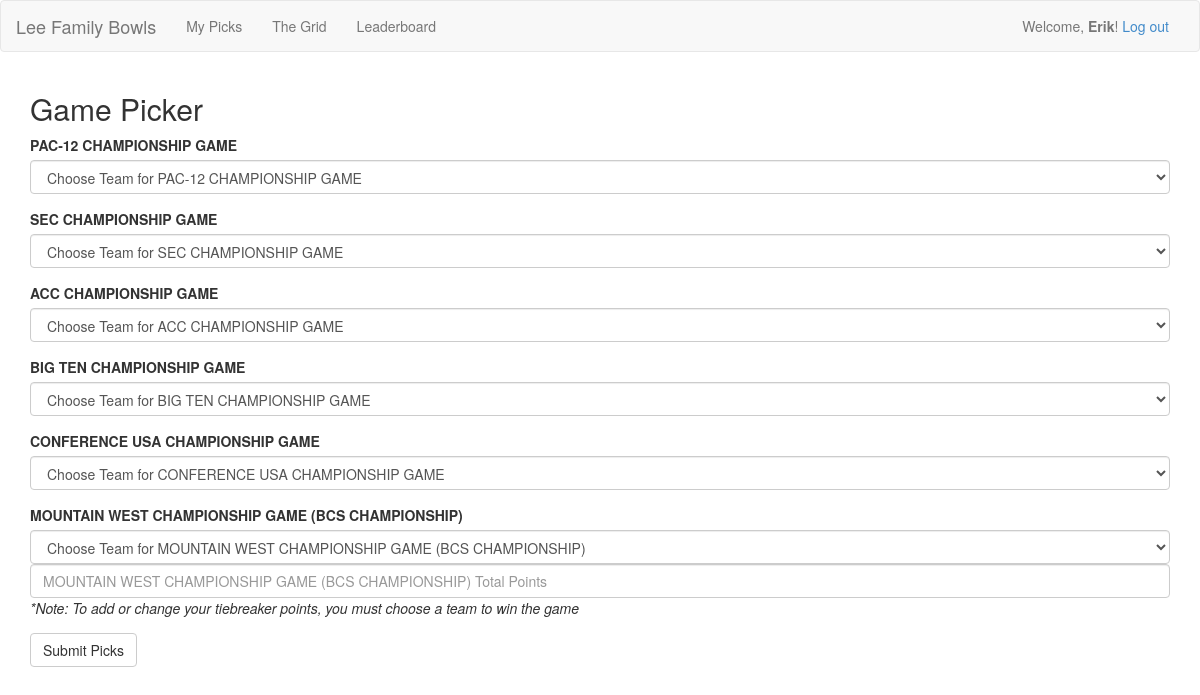
The app's page /games/yourpicks/ (signed in) with its own data.
### picks/models.py (models this page shows, shortened)
class Game(models.Model):
    game = models.CharField(max_length = 80)
    kickoff_time = models.DateTimeField()
    weight = models.IntegerField(default = 1)
    totalscore = models.IntegerField(null=True, blank=True)
    season = models.CharField(max_length = 80)

### picks/views.py (the view)
def pickwinners(request):
    if not request.user.is_authenticated():
        return HttpResponseRedirect(reverse('accounts:login_page'))
    else:
        game_list = Game.objects.filter(season=currentseason)
        user_ob = request.user
        context = {'game_list': game_list, 'user_ob': user_ob}
        return render(request, 'picks/gamepicks.html', context)

### picks/templates/picks/gamepicks.html (shortened to what this page needs)
{% extends "base.html" %}
{% block content %}
<div class="container">
    <h2>Game Picker</h2>
    {% if game_list %}
	    <form action="{% url 'picks:index' %}" method="post" role="form">
        {% for bowl in game_list %}
            <div class="form-group">
	            <label for="game">{{ bowl.game }}</label>
		        <select name="{{ bowl.id }}" class="form-control">
			        <option value="">Choose Team for {{ bowl.game }}</option>
		        </select>
	            {% if 'BCS' in bowl.game %}
	            <input name="{{ bowl.id }}_tiebreak" class="form-control" placeholder="{{ bowl.game }} Total Points">
	            <p><i>*Note: To add or change your tiebreaker points, you must choose a team to win the game</i></p>
		        {% endif %}
		    </div>
        {% endfor %}
	    <button type="submit" class="btn btn-default">Submit Picks</button>
	    </form>
    {% else %}
        <p>No games are available<p>
    {% endif %}
</div>
{% endblock %}

### templates/base.html (shortened to what this page needs)
<!DOCTYPE html>
{% load staticfiles %}
<html>
    <head>
		<link href="{% static 'bootstrap/css/bootstrap.min.css' %}" rel="stylesheet" media="screen">
    </head>
    <body>
    	<nav class="navbar navbar-default">
    		<div class="container-fluid">
    			<div class="navbar-header">
    				<a class="navbar-brand" href="{% url 'home' %}">Lee Family Bowls</a>
    			</div>
    			<div class="collapse navbar-collapse">
    				<ul class="nav navbar-nav">
    					<li><a href="{% url 'picks:index' %}">My Picks</a></li>
    					<li><a href="{% url 'picks:grid' %}">The Grid</a></li>
    					<li><a href="{% url 'picks:leaderboard' %}">Leaderboard</a></li>
    				</ul>
      			<ul class="nav navbar-nav navbar-right">
      				{% if user.is_active %}
      				<p class="navbar-text">Welcome, <strong>{% firstof user.get_short_name user.get_username %}</strong>!
      				{% block userlinks %}
      					<a href="{% url 'accounts:logout' %}">Log out</a>
      				{% endblock %}
      				{% else %}
      				<p class="navbar-text">Welcome, Guest!
      					<a href="{% url 'accounts:login_page' %}">Log In</a> or
      					<a href="{% url 'accounts:registration_page' %}">Register</a> to start making your picks
      				{% endif %}
            </ul>
    			</div>
    		</div>
    	</nav>
      {% block content %}{% endblock %}
    </body>
</html>

### records on screen
Game: game "PAC-12 CHAMPIONSHIP GAME"
Game: game "SEC CHAMPIONSHIP GAME"
Game: game "ACC CHAMPIONSHIP GAME"
Game: game "BIG TEN CHAMPIONSHIP GAME"
Game: game "CONFERENCE USA CHAMPIONSHIP GAME"
Game: game "MOUNTAIN WEST CHAMPIONSHIP GAME (BCS CHAMPIONSHIP)", game "MOUNTAIN WEST CHAMPIONSHIP GAME (BCS CHAMPIONSHIP) Total Points"
